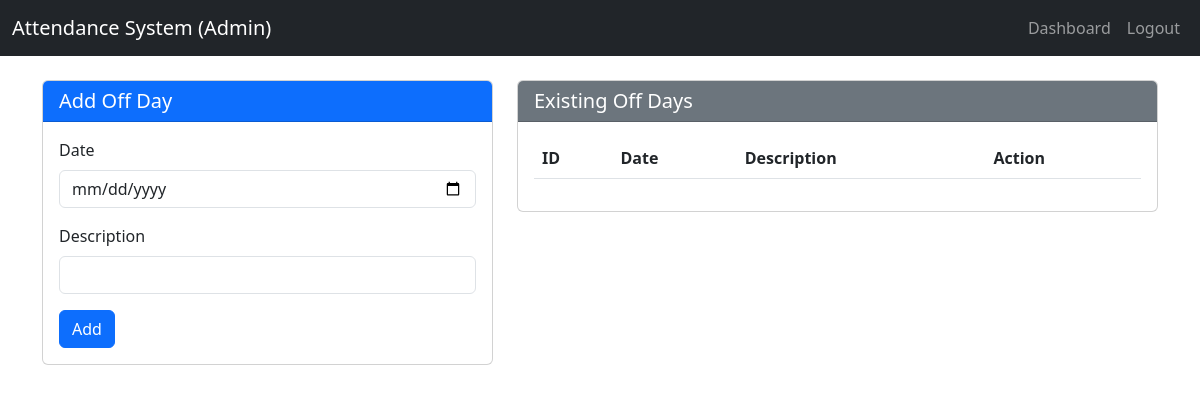
Page /off-day (signed in) on the earlier database version.
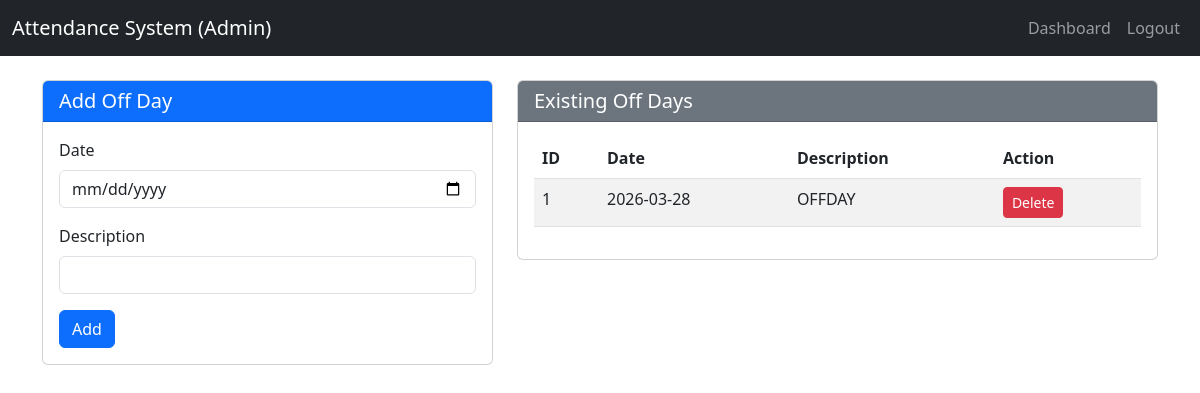
Same page on the later database version.
### tables this page shows
CREATE TABLE off_days (
                    id INTEGER PRIMARY KEY AUTOINCREMENT,
                    date DATE UNIQUE NOT NULL,
                    description TEXT
                );

### app.py (the view, shortened to what this page needs)
@app.route('/off-day', methods=['GET', 'POST'])
@login_required
@admin_required
def off_day():
    try:
        off_days = query_db('SELECT * FROM off_days ORDER BY date DESC')
        return render_template('off_day.html', off_days=off_days)
    except Exception as e:
        app.logger.error(f"Error in off_day route: {str(e)}")
        flash('An error occurred.', 'danger')
        return redirect(url_for('dashboard'))

### app.py (called while the page is built)
def get_db():
    if DATABASE_URL and DATABASE_URL.startswith('postgres'):
        if not hasattr(g, '_database'):
            g._database = psycopg2.connect(DATABASE_URL, cursor_factory=RealDictCursor)
        return g._database
    else:
        db = getattr(g, '_database', None)
        if db is None:
            db = g._database = sqlite3.connect('attendance.db')
            db.row_factory = sqlite3.Row
        return db

@app.teardown_appcontext
def close_connection(exception):
    db = getattr(g, '_database', None)
    if db is not None:
        db.close()

def query_db(query, args=(), one=False):
    try:
        conn = get_db()
        if DATABASE_URL and DATABASE_URL.startswith('postgres'):
            cur = conn.cursor()
            cur.execute(query.replace('?', '%s'), args)
            rv = cur.fetchall()
            cur.close()
            return (rv[0] if rv else None) if one else rv
        else:
            cur = conn.execute(query, args)
            rv = cur.fetchall()
            cur.close()
            return (rv[0] if rv else None) if one else rv
    except Exception as e:
        app.logger.error(f"Database query error: {str(e)}")
        raise

### templates/off_day.html (shortened to what this page needs)
<!DOCTYPE html>
<html lang="en">
<head>
    <link href="https://cdn.jsdelivr.net/npm/bootstrap@5.3.0/dist/css/bootstrap.min.css" rel="stylesheet">
    <link rel="stylesheet" href="{{ url_for('static', filename='style.css') }}">
</head>
<body>
    <nav class="navbar navbar-expand-lg navbar-dark bg-dark">
        <div class="container-fluid">
            <a class="navbar-brand" href="#">Attendance System (Admin)</a>
            <div class="collapse navbar-collapse">
                <ul class="navbar-nav ms-auto">
                    <li class="nav-item"><a class="nav-link" href="{{ url_for('dashboard') }}">Dashboard</a></li>
                    <li class="nav-item"><a class="nav-link" href="{{ url_for('logout') }}">Logout</a></li>
                </ul>
            </div>
        </div>
    </nav>
    <div class="container mt-4">
        <div class="row">
            <div class="col-md-5">
                <div class="card">
                    <div class="card-header bg-primary text-white">
                        <h5 class="mb-0">Add Off Day</h5>
                    </div>
                    <div class="card-body">
                        <form method="post">
                            <div class="mb-3">
                                <label for="date" class="form-label">Date</label>
                                <input type="date" class="form-control" id="date" name="date" required>
                            </div>
                            <div class="mb-3">
                                <label for="description" class="form-label">Description</label>
                                <input type="text" class="form-control" id="description" name="description">
                            </div>
                            <button type="submit" class="btn btn-primary">Add</button>
                        </form>
                    </div>
                </div>
            </div>
            <div class="col-md-7">
                <div class="card">
                    <div class="card-header bg-secondary text-white">
                        <h5 class="mb-0">Existing Off Days</h5>
                    </div>
                    <div class="card-body">
                        <div class="table-responsive">
                            <table class="table table-striped">
                                <thead>
                                    <tr>
                                        <th>ID</th>
                                        <th>Date</th>
                                        <th>Description</th>
                                        <th>Action</th>
                                    </tr>
                                </thead>
                                <tbody>
                                    {% for off in off_days %}
                                    <tr>
                                        <td>{{ off.id }}</td>
                                        <td>{{ off.date }}</td>
                                        <td>{{ off.description }}</td>
                                        <td>
                                            <a href="{{ url_for('delete_off_day', off_id=off.id) }}" class="btn btn-sm btn-danger" onclick="return confirm('Delete this off day?')">Delete</a>
                                        </td>
                                    </tr>
                                    {% endfor %}
                                </tbody>
                            </table>
                        </div>
                    </div>
                </div>
            </div>
        </div>
    </div>
</body>
</html>

Differences in the rows shown:
added off_days: id "1", date "2026-03-28", description "OFFDAY"
